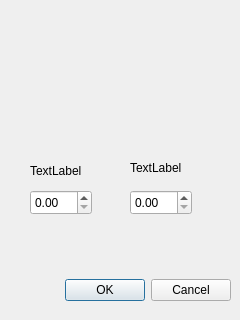
<?xml version="1.0" encoding="UTF-8"?>
<ui version="4.0">
 <class>SecondWindow</class>
 <widget class="QDialog" name="SecondWindow">
  <property name="geometry">
   <rect>
    <x>0</x>
    <y>0</y>
    <width>240</width>
    <height>320</height>
   </rect>
  </property>
  <property name="windowTitle">
   <string>Dialog</string>
  </property>
  <widget class="QDialogButtonBox" name="buttonBox">
   <property name="geometry">
    <rect>
     <x>10</x>
     <y>270</y>
     <width>221</width>
     <height>41</height>
    </rect>
   </property>
   <property name="orientation">
    <enum>Qt::Horizontal</enum>
   </property>
   <property name="standardButtons">
    <set>QDialogButtonBox::Cancel|QDialogButtonBox::Ok</set>
   </property>
  </widget>
  <widget class="QDoubleSpinBox" name="doubleSpinBox">
   <property name="geometry">
    <rect>
     <x>30</x>
     <y>190</y>
     <width>62</width>
     <height>25</height>
    </rect>
   </property>
  </widget>
  <widget class="QDoubleSpinBox" name="doubleSpinBox_2">
   <property name="geometry">
    <rect>
     <x>130</x>
     <y>190</y>
     <width>62</width>
     <height>25</height>
    </rect>
   </property>
  </widget>
  <widget class="QLabel" name="LeftText">
   <property name="geometry">
    <rect>
     <x>30</x>
     <y>160</y>
     <width>61</width>
     <height>21</height>
    </rect>
   </property>
   <property name="text">
    <string>TextLabel</string>
   </property>
  </widget>
  <widget class="QLabel" name="RightText">
   <property name="geometry">
    <rect>
     <x>130</x>
     <y>160</y>
     <width>61</width>
     <height>16</height>
    </rect>
   </property>
   <property name="text">
    <string>TextLabel</string>
   </property>
  </widget>
 </widget>
 <resources/>
 <connections>
  <connection>
   <sender>buttonBox</sender>
   <signal>accepted()</signal>
   <receiver>SecondWindow</receiver>
   <slot>accept()</slot>
   <hints>
    <hint type="sourcelabel">
     <x>248</x>
     <y>254</y>
    </hint>
    <hint type="destinationlabel">
     <x>157</x>
     <y>274</y>
    </hint>
   </hints>
  </connection>
  <connection>
   <sender>buttonBox</sender>
   <signal>rejected()</signal>
   <receiver>SecondWindow</receiver>
   <slot>reject()</slot>
   <hints>
    <hint type="sourcelabel">
     <x>316</x>
     <y>260</y>
    </hint>
    <hint type="destinationlabel">
     <x>286</x>
     <y>274</y>
    </hint>
   </hints>
  </connection>
 </connections>
</ui>
